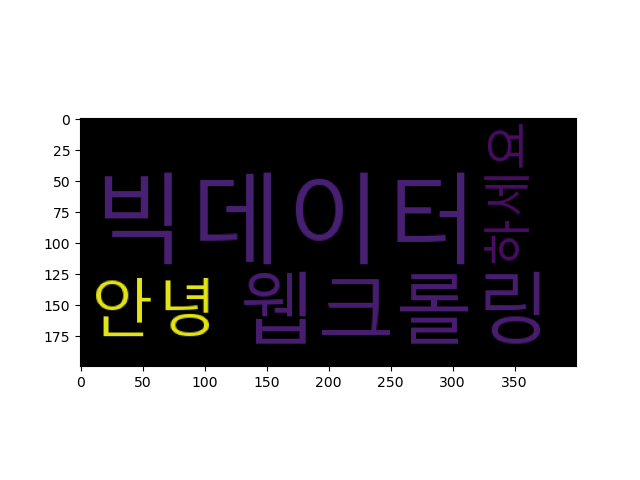

The script that saved this image:
import wordcloud #글자를 그림으로 그릴수있는 라이브러리 
import matplotlib.pyplot as plt

keywords= {'안녕':2, '하세요':1, '빅데이터':5, '웹크롤링':3}

wc= wordcloud.WordCloud(font_path='c:/Windows/fonts/malgun.ttf')
cloud= wc.generate_from_frequencies(keywords)

#keywords를 그림을 그린다(개수에 따라 크기가 다르게 표시)
figure= plt.figure()
plt.imshow(cloud)
plt.show()
#figure.savefig('word.png') #이미지로 저장